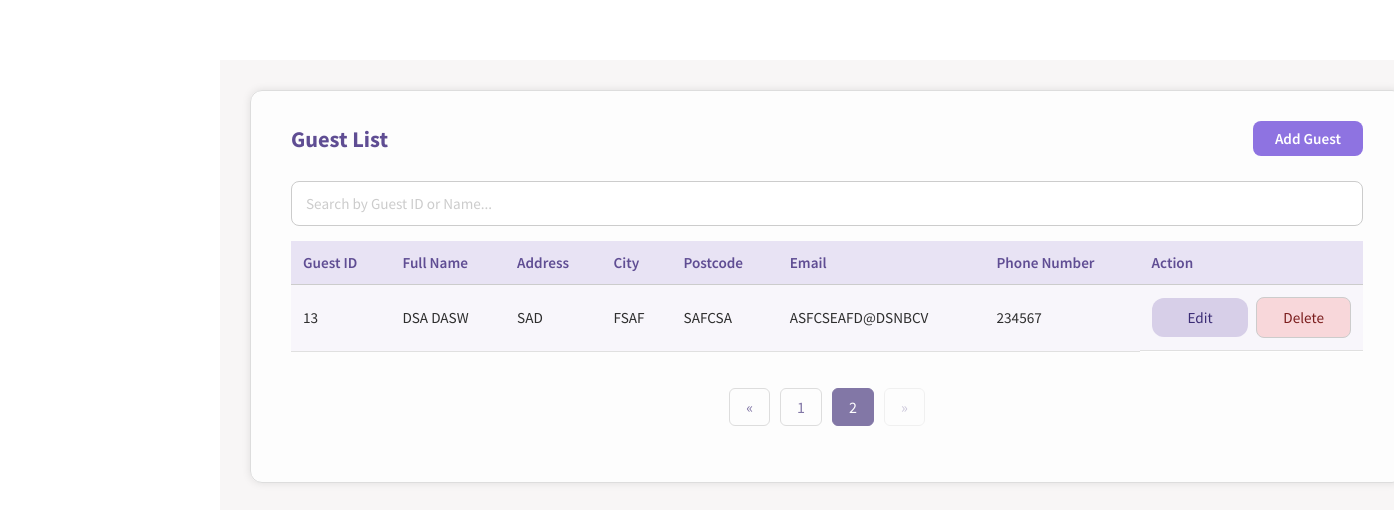
Page /guest.php?page=2 (signed in) on the earlier database version.
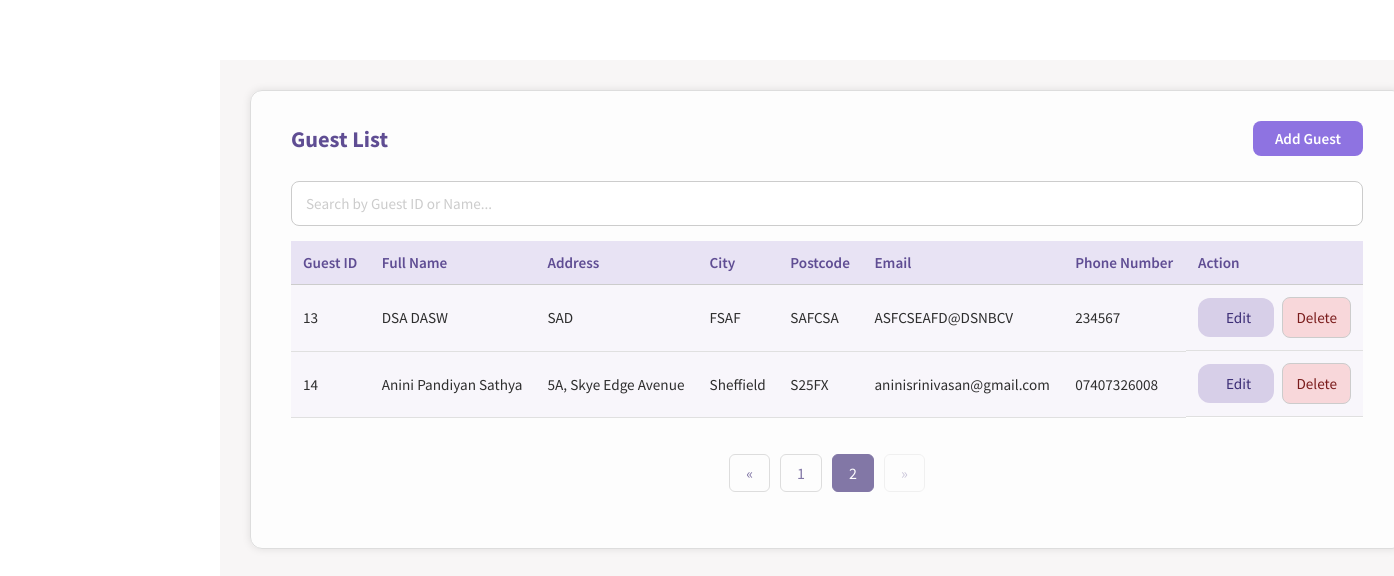
Same page on the later database version.
### tables this page shows
CREATE TABLE GUEST(
GUEST_ID INTEGER NOT NULL PRIMARY KEY AUTOINCREMENT,
F_NAME TEXT NOT NULL,
M_NAME TEXT,
L_NAME TEXT NOT NULL,
GUEST_ADDRESS TEXT NOT NULL,
CITY TEXT NOT NULL,
POSTCODE TEXT NOT NULL,
GUEST_EMAIL TEXT NOT NULL UNIQUE,
GUEST_PHNO TEXT NOT NULL UNIQUE
);

### functions.php (the view, shortened to what this page needs)
<?php
function createDB()
{
    $db = new SQLite3('hotelSQL.db');
    $db->exec("PRAGMA foreign_keys = ON");
    return $db;
}
function GuestList($editingId = null, $limit = null, $offset = null)
{
    $db = createDB();
    $select_query = "SELECT * FROM GUEST ORDER BY GUEST_ID ASC";
    $select_query = applyPagination($select_query, $limit, $offset);
    $result = $db->query($select_query);
    while ($row = $result->fetchArray(SQLITE3_ASSOC)) {
        $name = trim($row['F_NAME'] . " " . $row['M_NAME'] . " " . $row['L_NAME']);
        if ($editingId == $row['GUEST_ID']) {
            echo "<form method='post'><tr>";
            echo "<td>" . $row['GUEST_ID'] . "</td>";
            echo "<input type='hidden' name='guest-id' value='" . $row['GUEST_ID'] . "'>";
            echo "<td>
                    <input type='text' name='fname' value='" . htmlspecialchars($row['F_NAME']) . "' required placeholder='First Name'><br>
                    <input type='text' name='mname' value='" . htmlspecialchars($row['M_NAME']) . "' placeholder='Middle Name'><br>
                    <input type='text' name='lname' value='" . htmlspecialchars($row['L_NAME']) . "' required placeholder='Last Name'>
                  </td>";
            echo "<td>
                    <input type='text' name='address'
                           value='" . htmlspecialchars($row['GUEST_ADDRESS']) . "' required>
                  </td>";
            echo "<td>
                    <input type='text' name='city'
                           value='" . htmlspecialchars($row['CITY']) . "' required>
                  </td>";
            echo "<td>
                    <input type='text' name='postcode'
                           value='" . htmlspecialchars($row['POSTCODE']) . "' required>
                  </td>";
            echo "<td>
                    <input type='email' name='email'
                           value='" . htmlspecialchars($row['GUEST_EMAIL']) . "' required>
                  </td>";
            echo "<td>
                    <input type='text' name='phone'
                           value='" . htmlspecialchars($row['GUEST_PHNO']) . "' required>
                  </td>";
            echo "<td>
                    <input type='submit' class='submit-btn' name='save' value='Save'>
                    <input type='submit' class='delete-button-in-list' name='cancel' value='Cancel'>
                  </td>";
            echo "</tr></form>";
        } else {
            echo "<form method='post'><tr>";
            echo "<td>" . $row['GUEST_ID'] . "</td>";
            echo "<td>" . $name . "</td>";
            echo "<td>" . $row['GUEST_ADDRESS'] . "</td>";
            echo "<td>" . $row['CITY'] . "</td>";
            echo "<td>" . $row['POSTCODE'] . "</td>";
            echo "<td>" . $row['GUEST_EMAIL'] . "</td>";
            echo "<td>" . $row['GUEST_PHNO'] . "</td>";
            echo "<td>
                    <input type='hidden' name='guest-id' value='" . $row['GUEST_ID'] . "'>
                    <input type='submit' class='edit-button-in-list' name='edit' value='Edit'>
                    <input type='button' class='delete-button-in-list' name='delete' value='Delete'>
                  </td>";
            echo "</tr></form>";
        }
    }
}
function applyPagination($sql, $limit, $offset)
{
    if ($limit !== null && $offset !== null) {
        $limit = (int) $limit;
        $offset = (int) $offset;
        $sql .= " LIMIT $limit OFFSET $offset";
    }
    return $sql;
}
?>

### guest.php (shortened to what this page needs)
<!DOCTYPE html>
<html lang="en">
<head>
    <link rel="stylesheet" href="style.css" />
</head>
<?php
require_once("functions.php");
$editingId = null;
$records_per_page = 5;
$current_page = isset($_GET["page"]) ? intval($_GET["page"]) : 1;
$db = createDB();
$total_query = "SELECT COUNT(*) AS total FROM GUEST";
$total_result = $db->query($total_query);
$total_row = $total_result->fetchArray(SQLITE3_ASSOC);
$total_records = (int) ($total_row['total'] ?? 0);
$total_pages = $total_records > 0 ? (int) ceil($total_records / $records_per_page) : 1;
$offset = ($current_page - 1) * $records_per_page;
?>
<body onload="loadNavbar()">
    <div class="main_content">
        <section class="add-container">
            <div class="heading-row">
                <h2>Guest List</h2>
                <a class="add-btn" href="guest-add.php">Add Guest</a>
            </div>
            <div class="search-bar">
                <input type="text" id="searchInput" placeholder="Search by Guest ID or Name..." autocomplete="off"
                    onkeyup="filterHotelList(this)">
            </div>
            <table class="base-table">
                <thead>
                    <tr>
                        <th>Guest ID</th>
                        <th>Full Name</th>
                        <th>Address</th>
                        <th>City</th>
                        <th>Postcode</th>
                        <th>Email</th>
                        <th>Phone Number</th>
                        <th>Action</th>
                    </tr>
                </thead>
                <tbody>
                    <?php GuestList($editingId, $records_per_page, $offset) ?>
                </tbody>
            </table>
            <br />
            <ul class="pagination">
                <?php if ($current_page > 1): ?>
                    <?php $prev_page = $current_page - 1; ?>
                    <li><a href="?page=<?= $prev_page ?>">&laquo;</a></li>
                <?php else: ?>
                    <li class="disabled"><span>&laquo;</span></li>
                <?php endif; ?>
                <?php for ($i = 1; $i <= $total_pages; $i++): ?>
                    <?php if ($i == $current_page): ?>
                        <li class="active"><span><?= $i ?></span></li>
                    <?php else: ?>
                        <li><a href="?page=<?= $i ?>"><?= $i ?></a></li>
                    <?php endif; ?>
                <?php endfor; ?>
                <?php if ($current_page < $total_pages): ?>
                    <?php $next_page = $current_page + 1; ?>
                    <li><a href="?page=<?= $next_page ?>">&raquo;</a></li>
                <?php else: ?>
                    <li class="disabled"><span>&raquo;</span></li>
                <?php endif; ?>
            </ul>
        </section>
    </div>
</body>
</html>

### style.css (style rules this page uses)
html, body { margin: 0; padding: 0; box-sizing: border-box; }
*, *::before, *::after { box-sizing: inherit; }
* { font-family: "Source Sans Pro", Helvetica, sans-serif; }
input::placeholder { color: #ccc; }
.main_content { margin-top: 60px; margin-left: 220px; padding: 30px 40px 40px 30px; background: #f8f6f6; min-height: calc(100vh - 60px); color: #2e2e2e; flex: 1; width: 97%; }
.add-container h2 { color: #5f4d93; font-size: 1.4rem; font-weight: 700; margin-bottom: 20px; text-align: left; }
.add-container .search-bar { margin: 10px 0; padding: 5px 0; }
.add-container .search-bar input { display: block; width: 100%; padding: 12px 14px; border: 1px solid #ccc; }
.base-table { width: 100%; border-collapse: collapse; color: #2e2e2e; font-size: 0.95rem; background-color: #fff; }
.base-table thead { background-color: #e8e3f4; }
.base-table th { text-align: left; font-weight: 600; color: #5f4d93; padding: 12px; border-bottom: 1px solid #ccc; }
.base-table td { padding: 12px; border-bottom: 1px solid #e0e0e0; }
.base-table td:last-child { display: flex; justify-content: flex-start; align-items: center; gap: 8px; }
.base-table tr:nth-child(even) { background-color: #f8f6fb; }
.add-container { width: 90%; max-width: none; padding: 30px 40px 40px 40px; margin: 0 0 30px 0; background: rgba(255, 255, 255, 0.8); border-radius: 12px; border: 1px solid #ddd; box-shadow: 0 0 8px rgba(0, 0, 0, 0.1); }
.add-container input { padding: 10px; border: 1px solid #ccc; border-radius: 8px; font-size: 0.95rem; background-color: #fff; transition: border-color 0.3s, box-shadow 0.3s; }
.add-container td input[type="submit"] { padding: 10px 28px; border: none; border-radius: 12px; font-size: 0.95rem; font-weight: 500; cursor: pointer; }
.add-container .edit-button-in-list { background-color: #d7cfe8; color: #3b2d75; }
.add-container .delete-button-in-list { background-color: #f8d7da; color: #7a1c1c; }
.base-form input, .add-container input, .add-container select, .base-form select { width: 50%; max-width: 100%; }
.pagination { display: flex; justify-content: center; list-style-type: none; padding: 0; }
.pagination li { margin: 0 5px; }
.pagination a, .pagination span { text-decoration: none; color: #8277a6; padding: 8px 16px; border: 1px solid #ddd; border-radius: 6px; cursor: pointer; display: inline-block; }
.pagination li.active span { background-color: #8277a6; color: white; border-color: #8277a6; }
.pagination li.disabled span { opacity: 0.4; cursor: not-allowed; }
.add-btn { display: inline-block; padding: 8px 22px; background-color: #8e73e1; color: #fff; border-radius: 8px; font-weight: 600; font-size: 0.95rem; text-decoration: none; }
.heading-row { display: flex; align-items: center; justify-content: space-between; margin-bottom: 20px; }
.heading-row h2 { margin: 0; color: #5f4d93; font-size: 1.4rem; font-weight: 700; }
.edit-button-in-list, .delete-button-in-list { cursor: pointer; }

Differences in the rows shown:
added guest: GUEST_ID "14", name "Anini Pandiyan Sathya", GUEST_ADDRESS "5A, Skye Edge Avenue", CITY "Sheffield", POSTCODE "S25FX", GUEST_EMAIL "aninisrinivasan@gmail.com", GUEST_PHNO "07407326008"
